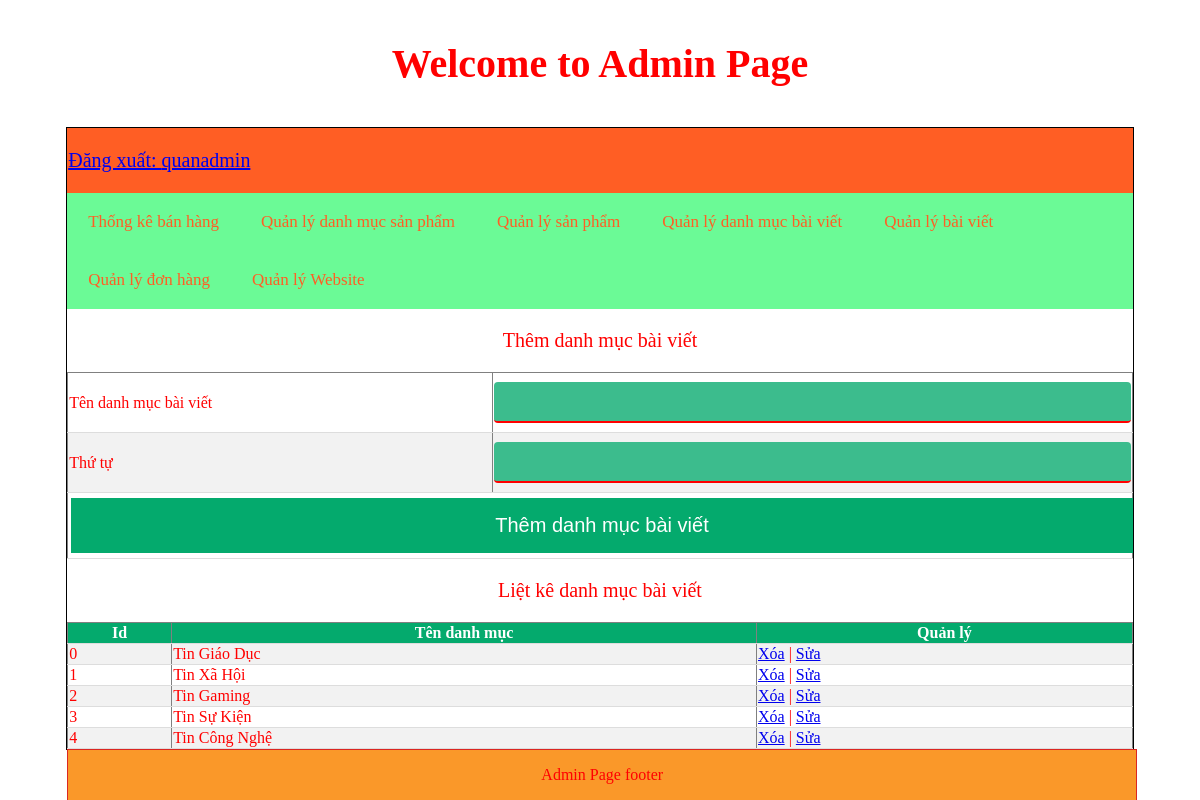
Screenshot of /modules/index.php?action=quanlydanhmucbaiviet&query=them (signed in) with the database file from the repository.
### tables this page shows
CREATE TABLE `tbl_danhmucbaiviet` (
  `id_baiviet` int(11) NOT NULL,
  `tendanhmuc_baiviet` varchar(255) NOT NULL,
  `thutu` int(11) NOT NULL
);

### modules/quanlydanhmucbaiviet/lietke.php (the view)
<?php
    $sql_lietke_danhmucbv = "SELECT * FROM tbl_danhmucbaiviet ORDER BY thutu DESC";
    $query_lietke_danhmucbv = mysqli_query($mysqli,$sql_lietke_danhmucbv);
?>
<p style="text-align: center; font-size: 20px;">Liệt kê danh mục bài viết</p>
<table border="1px" width="100%" style="border-collapse: collapse;">
  <tr>
    <th>Id</th>
    <th>Tên danh mục</th>
    <th>Quản lý</th>
  </tr>
<?php
    $i = -1;
    while($row = mysqli_fetch_array($query_lietke_danhmucbv)){
      $i++;
?>
  <tr>
    <td><?php echo $i ?></td>
    <td><?php echo $row['tendanhmuc_baiviet'] ?></td>
    <td>
      <a href="quanlydanhmucbaiviet/xuly.php?idbaiviet=<?php echo $row['id_baiviet'] ?>">Xóa</a> |
      <a href="?action=quanlydanhmucbaiviet&query=sua&idbaiviet=<?php echo $row['id_baiviet'] ?>">Sửa</a>
    </td>
  </tr>
<?php
    }
?>
</table>

### css/styleadmincp.css (style rules this page uses)
th, td { border-bottom: 1px solid #ddd; }
tr:nth-child(even) { background-color: #f2f2f2; }
th { background-color: #04AA6D; color: white; }

### rows the page displays
tbl_danhmucbaiviet: tendanhmuc_baiviet "Tin Giáo Dục"
tbl_danhmucbaiviet: tendanhmuc_baiviet "Tin Xã Hội"
tbl_danhmucbaiviet: tendanhmuc_baiviet "Tin Gaming"
tbl_danhmucbaiviet: tendanhmuc_baiviet "Tin Sự Kiện"
tbl_danhmucbaiviet: tendanhmuc_baiviet "Tin Công Nghệ"

### other values shown
$_SESSION['dangnhap'] "quanadmin"
